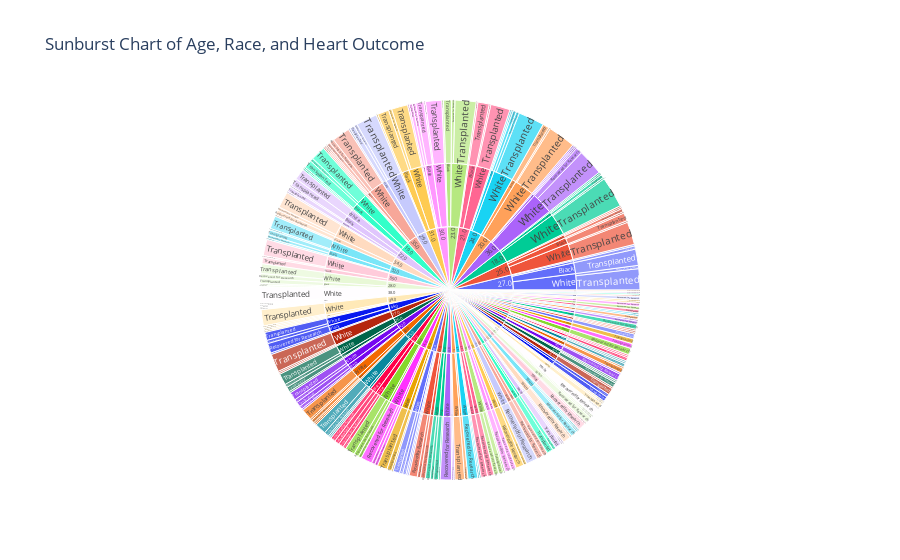

The notebook cell saved with this chart:
### Code cell
#32 Create a sunburst chart of age, race and any one outcome

# Merge the dataframes based on the 'PatientID' column
merged_data = pd.merge(df_donardetails, dataframe_outcomes, on='PatientID', how='inner')

# Drop rows with missing values in 'age', 'race', or 'outcome_heart'
merged_data_clean = merged_data.dropna(subset=['age', 'race', 'outcome_heart'])

# Group the data by age, race, and outcome_heart, then count the occurrences
grouped_data = merged_data_clean.groupby(['age', 'race', 'outcome_heart']).size().reset_index(name='count')


# Create the sunburst chart
sunburst = px.sunburst(grouped_data, path=['age', 'race', 'outcome_heart'], values='count',
                  title="Sunburst Chart of Age, Race, and Heart Outcome")

# Show the chart
sunburst.show()

### Figure 1 — Plotly figure (JSON) as saved in the notebook; plotly's stock layout.template omitted (floating-point values rounded to 4 significant figures; data arrays with more than 128 entries replaced by an {"elided": "..."} marker saying what was removed)
{"data": [{"branchvalues": "total", "domain": {"x": [0, 1], "y": [0, 1]}, "hovertemplate": "labels=%{label}<br>count=%{value}<br>parent=%{parent}<br>id=%{id}<extra></extra>", "ids": {"elided": "470 str values"}, "labels": {"elided": "470 str values"}, "name": "", "parents": {"elided": "470 str values"}, "type": "sunburst", "values": {"elided": "470 int values"}}], "layout": {"autosize": true, "legend": {"tracegroupgap": 0}, "title": {"text": "Sunburst Chart of Age, Race, and Heart Outcome"}}}
